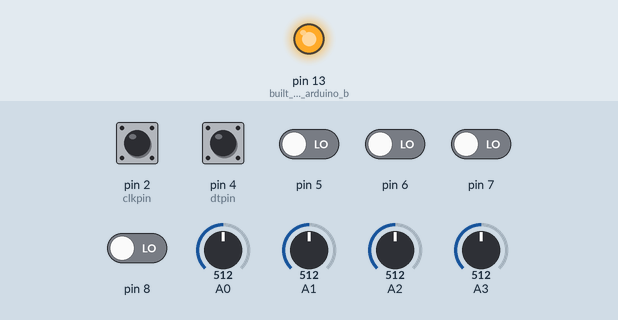
Recording of a sketch running on a simulated Arduino Leonardo, built with avr-gcc and run on an emulated ATmega32U4. Shown: output pins drawn as LEDs (lit = HIGH). Inputs (shaded band) come from the test bench; at power-on: pin 2 (clkpin), pin 4 (dtpin) HIGH, pin 5–8 LOW, A0 = 512, A1 = 512, A2 = 512, A3 = 512. USB keyboard and mouse output is not drawn; what the sketch prints to the serial monitor is not drawn.

Above: at 0.1 s.
At 1.5 s:
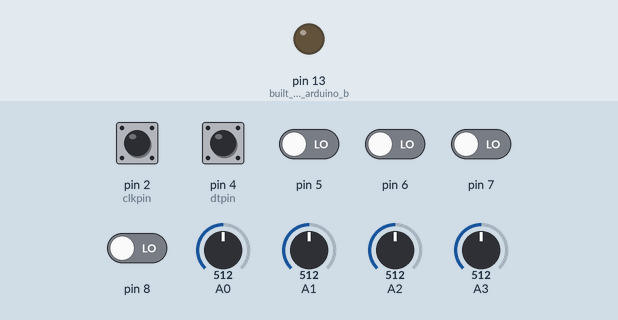
Timing chart, 0 to 3.0 s (numbered marks = the images above):
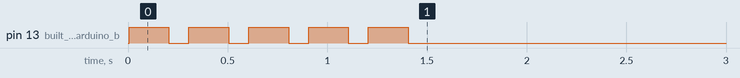

The sketch:

JoystickDemo-debounce.ino
```cpp
#include <Joystick.h>
#include <Arduino.h>


// uncomment following for internal info reporting
#define _DEBUG_ENCODER_

class KY040b
{
    int Button1=0;    // Up Button
    int Button2=1;    // Down Button
    // pins
    int CLK;  // CK on encoder
    int DT;  // DT on encoder


  public:
    bool moved = false;
    int position = 0;
    // A turn counter for the rotary encoder (negative = anti-clockwise)
    int rotationCounter = 200;

// Flag from interrupt routine (moved=true)
    volatile bool rotaryEncoder = false;
    Joystick_ * Joystick;


    // Contructor provides defaults for pins
    KY040b(int clkpin=2, int dtpin=4, int buttonUp=0, int buttonDown=1 )
    // default construction using pro-forma parameters
       : CLK(clkpin), DT(dtpin), Button1(buttonUp), Button2(buttonDown)
    {


        Button1 = buttonUp;
        Button2 = buttonDown;


        pinMode (CLK,INPUT);
        pinMode (DT,INPUT);

         #ifdef _DEBUG_ENCODER_
              Serial.print("Init Button1: "); Serial.println(Button1);
              Serial.print("Init Button2: "); Serial.println(Button2);
              Serial.print("Init DT: "); Serial.println(DT);
              Serial.print("Init DT: "); Serial.println(DT);


       #endif
    };

    ~KY040b()
    {

    };


  void nullButton() {
    Joystick->setButton(Button1, 0);
    Joystick->setButton(Button2, 0);
    #ifdef _DEBUG_ENCODER_
                Serial.print("Button Null: "); Serial.print(Button1);Serial.print(":");Serial.println(Button2);
        #endif
  }
  // Check if Rotary Encoder was moved
  void tapButtonUp() {
    Joystick->setButton(Button1, 1);
    Joystick->setButton(Button2, 0);
    #ifdef _DEBUG_ENCODER_
                Serial.print("Button Up: "); Serial.println(Button1);
        #endif
    // delay(200);

  }

  void tapButtonDown() {
    Joystick->setButton(Button1, 0);
    Joystick->setButton(Button2, 1);
    #ifdef _DEBUG_ENCODER_
                Serial.print("Button Down: "); Serial.println(Button2);
        #endif
    //delay(200);

  }

    // Rotary encoder has moved (interrupt tells us) but what happened?
  // See https://www.pinteric.com/rotary.html
  int8_t checkRotaryEncoder()
  {
      // Reset the flag that brought us here (from ISR)
      rotaryEncoder = false;

      static uint8_t lrmem = 3;
      static int lrsum = 0;
      static int8_t TRANS[] = {0, -1, 1, 14, 1, 0, 14, -1, -1, 14, 0, 1, 14, 1, -1, 0};

      // Read BOTH pin states to deterimine validity of rotation (ie not just switch bounce)
      int8_t l = digitalRead(CLK);
      int8_t r = digitalRead(DT);

      Serial.print("Read clk: "); Serial.print(CLK);Serial.print(" : " ); Serial.println(l);
    Serial.print("Read dt: "); Serial.print(DT);Serial.print(" : " ); Serial.println(r);


      // Move previous value 2 bits to the left and add in our new values
      lrmem = ((lrmem & 0x03) << 2) + 2 * l + r;

      // Convert the bit pattern to a movement indicator (14 = impossible, ie switch bounce)
      lrsum += TRANS[lrmem];

      /* encoder not in the neutral (detent) state */
      if (lrsum % 4 != 0)
      {
          return 0;
      }

      /* encoder in the neutral state - clockwise rotation*/
      if (lrsum == 4)
      {
          lrsum = 0;
          return 1;
      }

      /* encoder in the neutral state - anti-clockwise rotation*/
      if (lrsum == -4)
      {
          lrsum = 0;
          return -1;
      }

      // An impossible rotation has been detected - ignore the movement
      lrsum = 0;
      return 0;
  }

  void loop()
{
  Serial.print("Encoder loop"); Serial.print(CLK);
    // Has rotary encoder moved?
    if (true)
    {
        // Get the movement (if valid)
        int8_t rotationValue = checkRotaryEncoder();
        Serial.print("rotation value:");System.println(rotationValue);

        // If valid movement, do something
        if (rotationValue != 0)
        {
            rotationCounter += rotationValue * 5;
            if (rotationValue<1) {
              tapButtonDown();
              moved = 1;
            }
            if (rotationValue>1) {
              tapButtonUp();
              moved = 1;
            }

            Serial.print(rotationValue < 1 ? "L" :  "R");
            Serial.println(rotationCounter);
        }
    }


}

}; // end KY040b


// Create Joystick
Joystick_ Joystick;
int throttle1_ = 0;
int throttle2_ = 0;

int prop1_ = 0;
int prop2_ = 0;


//int clkpin=2, int dtpin=4, int deb=10, int buttonUp, int buttonDown
KY040b encoder (2, 4,0,1);
KY040b encoder2 (5,6,2,3);
KY040b encoder3 (7,8,4,5);


void setup()
{
  encoder.Joystick = &Joystick;
  Joystick.setXAxisRange(40, 981);
  Joystick.setYAxisRange(40, 981);

  Joystick.setRudderRange(40, 981);
  Joystick.setThrottleRange(40, 981);

    Serial.begin(2000000);


  pinMode(LED_BUILTIN, OUTPUT);     // built in LED on arduino board for debug and demonstration purposes
  pinMode(A0, INPUT);
  pinMode(A1, INPUT);
  pinMode(A2, INPUT);
  pinMode(A3, INPUT);


  Joystick.begin(true);


  ErrorBlink(LED_BUILTIN, 5);       // let everyone know we are awake

 //Initialize serial and wait for port to open:
  while (!Serial)
  {
    ErrorBlink(LED_BUILTIN, 2);
    delay(300);
  }

  digitalWrite(LED_BUILTIN, LOW);
}


void loop()
{
  Serial.println("Main loop");
  throttle1_ = analogRead(A2);
  throttle1_ = map(throttle1_,0,1023, 45,980);
  throttle2_ = analogRead(A3);
  throttle2_ = map(throttle2_,0,1023, 45,980);
  prop1_ = analogRead(A0);
  prop1_ = map(prop1_,0,1023, 45,980);
  prop2_ = analogRead(A1);
  prop2_ = map(prop2_,0,1023, 45,980);

  Joystick.setXAxis(prop1_);
  Joystick.setYAxis(prop2_);
  Joystick.setThrottle(throttle1_);
  Joystick.setRudder(throttle2_);


 static int position = 0;
  static int position2 = 0;
 static int position3 = 0;


    encoder.loop();

    int pos = encoder.position;
    if (pos != position)
    {
        position = pos;
        Serial.print("Encoder Position1: "); Serial.println(position);

    }

    if (encoder.moved)
      encoder.nullButton();

      //Encoder 2

    encoder2.loop();


    int pos2 = encoder2.position;
    if (pos2 != position2)
    {
        position2 = pos2;
        Serial.print("Encoder Position2: "); Serial.println(position2);

    }

    if (encoder2.moved)
      encoder2.nullButton();

//Encoder 3
    encoder3.loop();

    int pos3 = encoder3.position;
    if (pos3 != position3)
    {
        position3 = pos3;
        Serial.print("Encoder Position3: "); Serial.println(position3);

    }

    if (encoder3.moved)
      encoder3.nullButton();

}


void ErrorBlink(int pin, int count)
{
  for (int i = 0; i< count; i++)
  {
   digitalWrite(pin, HIGH);
   delay(200);
   digitalWrite(pin, LOW);
   delay(100);
  }
}
```
